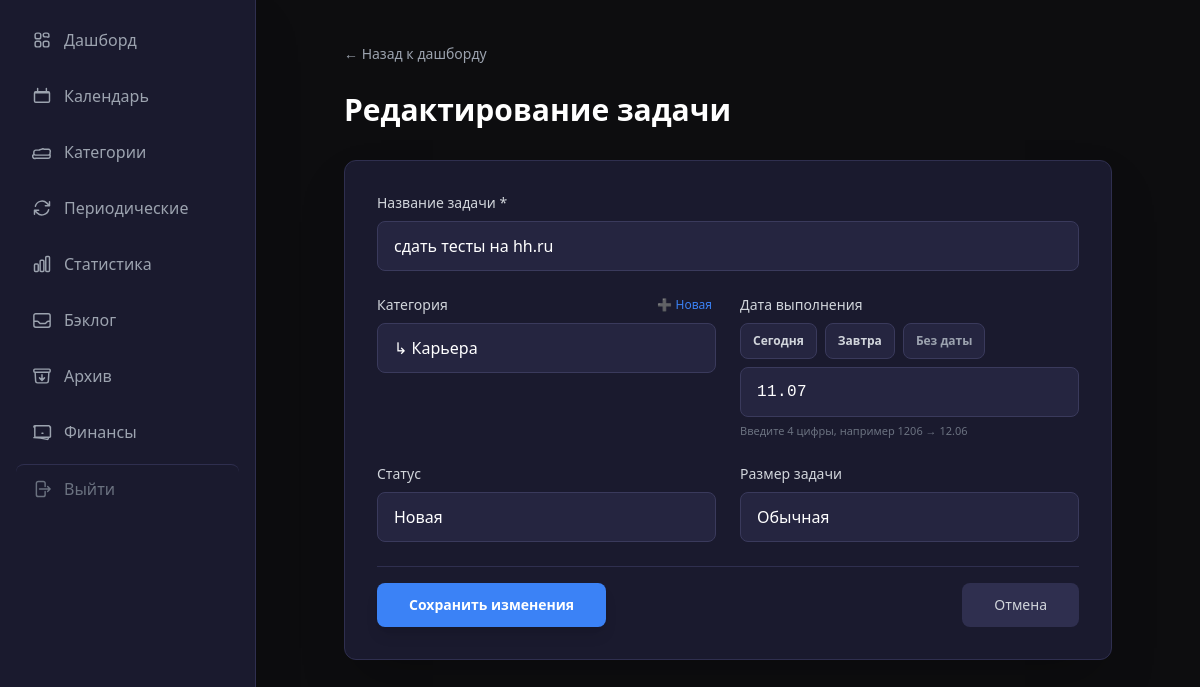
Page /tasks/272/edit on the earlier database version.
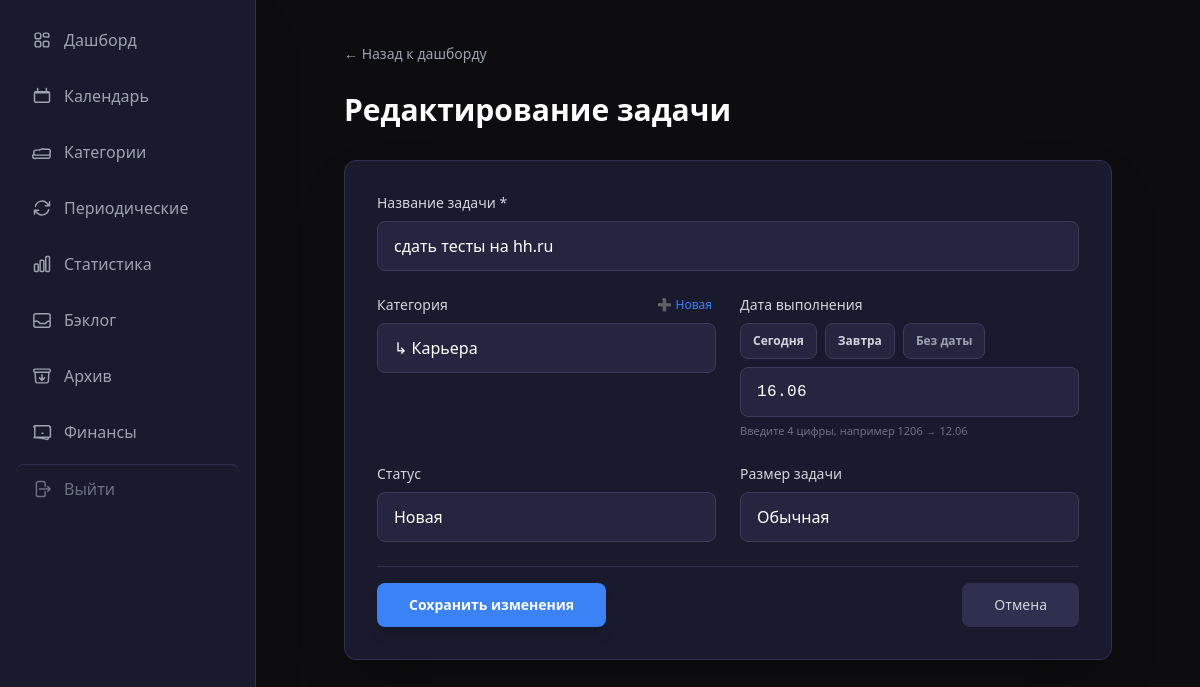
Same page on the later database version.
### app/models/task.py (models this page shows)
class Task(Base):
    __tablename__ = "tasks"
    id = Column(Integer, primary_key=True, index=True)
    title = Column(String(500), nullable=False)
    description = Column(String, default="")
    category_id = Column(Integer, ForeignKey("categories.id"), nullable=True, index=True)
    status = Column(String(20), default="новая", index=True)  # новая/в_работе/выполнена/отложена
    priority = Column(String(20), default="средний")  # низкий/средний/высокий
    due_date = Column(Date, nullable=True, index=True)
    due_time = Column(Time, nullable=True) # Время встречи
    created_at = Column(DateTime(timezone=True), server_default=func.now())
    completed_at = Column(DateTime(timezone=True), nullable=True)
    source = Column(String(20), default="web")  # telegram/web/screenshot
    parent_task_id = Column(Integer, ForeignKey("tasks.id"), nullable=True, index=True)
    is_archived = Column(Boolean, default=False, index=True)
    item_kind = Column(String(20), default="task", nullable=False, index=True)  # task
    sort_order = Column(Integer, default=0)
    needs_review = Column(Boolean, default=False)
    message_hash = Column(String(64), nullable=True)
    postpones = Column(Integer, default=0)
    chronic_task = Column(Boolean, default=False, index=True)
    chronic_reviewed = Column(Boolean, default=False)
    tags = Column(String(500), nullable=True) # Теги проекта или контекста (#Антон, #Сбер)
    size = Column(String(4), nullable=True)   # L / XL — крупные задачи (NULL = обычная)
    impact_notes = Column(Text, nullable=True) # Заметки о результате/влиянии
    is_milestone = Column(Boolean, default=False, index=True) # Флаг важного достижения
    estimated_minutes = Column(Integer, nullable=True)
    actual_minutes = Column(Integer, nullable=True)
    category = relationship("Category", back_populates="tasks")
    subtasks = relationship("Task", backref="parent_task", remote_side=[id], lazy="select")

### app/models/category.py (models this page shows)
class Category(Base):
    __tablename__ = "categories"
    id = Column(Integer, primary_key=True, index=True)
    name = Column(String(100), nullable=False, index=True)
    is_global = Column(Boolean, default=False, index=True)
    parent_id = Column(Integer, ForeignKey("categories.id"), nullable=True)
    type = Column(String(20), default="task", index=True)  # task / finance
    created_at = Column(DateTime(timezone=True), server_default=func.now())
    children = relationship("Category", backref="parent", remote_side=[id], lazy="select")
    tasks = relationship("Task", back_populates="category", lazy="select")

### app/web/routes/tasks.py (the view)
@router.get("/tasks/{task_id}/edit", response_class=HTMLResponse)
async def task_edit_page(request: Request, task_id: int):
    async with async_session() as db:
        result = await db.execute(select(Task).where(Task.id == task_id))
        task = result.scalar_one_or_none()
        if not task:
            raise HTTPException(status_code=404, detail="Задача не найдена")
        categories = await get_categories_list()
    return templates.TemplateResponse(request, "task_form.html", {
        "request": request,
        "categories": categories,
        "task": task,
        "today": date.today(),
    })

### app/web/templates/task_form.html (shortened to what the changed rows need)
{% extends "base.html" %}
{% block content %}
<div class="max-w-3xl mx-auto">
    <div class="mb-5 sm:mb-8">
        <h1 class="text-2xl sm:text-3xl font-bold text-white mt-1 sm:mt-4">
            {% if task %}Редактирование задачи{% else %}Новая задача{% endif %}
        </h1>
    </div>
    <div class="bg-dark-800 rounded-xl border border-dark-600 shadow-2xl">
        {% if task %}
        <form method="post" action="/tasks/web/{{ task.id }}/edit" data-no-date-auto-submit class="space-y-4 sm:space-y-6 p-4 sm:p-6 lg:p-8">
        {% else %}
        <form method="post" action="/tasks/web/create" data-no-date-auto-submit class="space-y-4 sm:space-y-6 p-4 sm:p-6 lg:p-8">
        {% endif %}
            <div>
                <label for="title" class="block text-sm font-medium text-gray-300 mb-2">
                    Название задачи *
                </label>
                <input type="text" id="title" name="title" required
                       value="{{ task.title if task else '' }}"
                       class="w-full px-4 py-3 bg-dark-700 border border-dark-500 rounded-lg text-white text-base
                              placeholder-gray-500 focus:outline-none focus:border-accent"
                       placeholder="Например: Позвонить клиенту">
            </div>
            <div class="grid grid-cols-1 md:grid-cols-2 gap-4 sm:gap-6">
                <div x-data="{ showCreate: false, newName: '', newParent: '' }">
                    <div class="flex items-center justify-between gap-2 mb-2">
                        <label for="category_id" class="block text-sm font-medium text-gray-300">
                        </label>
                        <button type="button"
                                @click="showCreate = !showCreate"
                                class="shrink-0 text-xs text-accent hover:text-blue-400 transition-colors flex items-center gap-1 min-h-[44px] sm:min-h-0 px-1">
                        </button>
                    </div>
                    <select id="category_id" name="category_id"
                            x-show="!showCreate"
                            class="w-full px-4 py-3 bg-dark-700 border border-dark-500 rounded-lg text-white text-base
                                   focus:outline-none focus:border-accent appearance-none">
                        {% for cat in categories %}
                            {% if cat.is_global %}
                            <optgroup label="{{ cat.name }}">
                                {% for subcat in categories %}
                                    {% if subcat.parent_id == cat.id %}
                                    <option value="{{ subcat.id }}" {% if task and task.category_id == subcat.id %}selected{% endif %}>
                                    </option>
                                    {% endif %}
                                {% endfor %}
                            </optgroup>
                            {% endif %}
                        {% endfor %}
                    </select>
                </div>
                <div>
                    <label for="due_date" class="block text-sm font-medium text-gray-300 mb-2">
                        Дата выполнения
                    </label>
                    <div class="flex flex-wrap gap-2 mb-2">
                        <button type="button" data-date-chip="today"
                                class="date-chip px-3 py-1.5 text-xs font-bold rounded-lg border border-dark-500 bg-dark-700 text-gray-300 hover:border-accent hover:text-accent transition-colors min-h-[36px]">
                        </button>
                        <button type="button" data-date-chip="tomorrow"
                                class="date-chip px-3 py-1.5 text-xs font-bold rounded-lg border border-dark-500 bg-dark-700 text-gray-300 hover:border-accent hover:text-accent transition-colors min-h-[36px]">
                        </button>
                        <button type="button" data-date-chip="clear"
                                class="date-chip px-3 py-1.5 text-xs font-bold rounded-lg border border-dark-500 bg-dark-700 text-gray-400 hover:border-gray-400 transition-colors min-h-[36px]">
                        </button>
                    </div>
                    <input type="text" id="due_date" name="due_date"
                           inputmode="numeric"
                           autocomplete="off"
                           maxlength="5"
                           placeholder="ДД.ММ"
                           value="{% if task and task.due_date %}{{ task.due_date.strftime('%d.%m') }}{% elif not task %}{{ today.strftime('%d.%m') }}{% endif %}"
                           class="date-mask-ddmm w-full px-4 py-3 bg-dark-700 border border-dark-500 rounded-lg text-white text-base
                                  placeholder-gray-500 focus:outline-none focus:border-accent min-h-[48px] font-mono tracking-wide">
                    <p class="text-[11px] text-gray-500 mt-1.5">Введите 4 цифры, например 1206 → 12.06</p>
                </div>
            </div>
            <div class="grid grid-cols-1 md:grid-cols-2 gap-4 sm:gap-6">
                <div>
                    <label for="status" class="block text-sm font-medium text-gray-300 mb-2">
                        Статус
                    </label>
                    <select id="status" name="status"
                            class="w-full px-4 py-3 bg-dark-700 border border-dark-500 rounded-lg text-white text-base
                                   focus:outline-none focus:border-accent appearance-none min-h-[48px]">
                        <option value="новая" {% if task and task.status == 'новая' %}selected{% endif %}>Новая</option>
                    </select>
                </div>
                <div>
                    <label for="size" class="block text-sm font-medium text-gray-300 mb-2">
                        Размер задачи
                    </label>
                    <select id="size" name="size"
                            class="w-full px-4 py-3 bg-dark-700 border border-dark-500 rounded-lg text-white text-base
                                   focus:outline-none focus:border-accent appearance-none min-h-[48px]">
                        <option value="" {% if not task or not task.size %}selected{% endif %}>Обычная</option>
                    </select>
                </div>
            </div>
        </form>
    </div>
</div>
{% endblock %}

Differences in the rows shown:
changed Task "сдать тесты на hh.ru": due_date "11.07" → "16.06"
